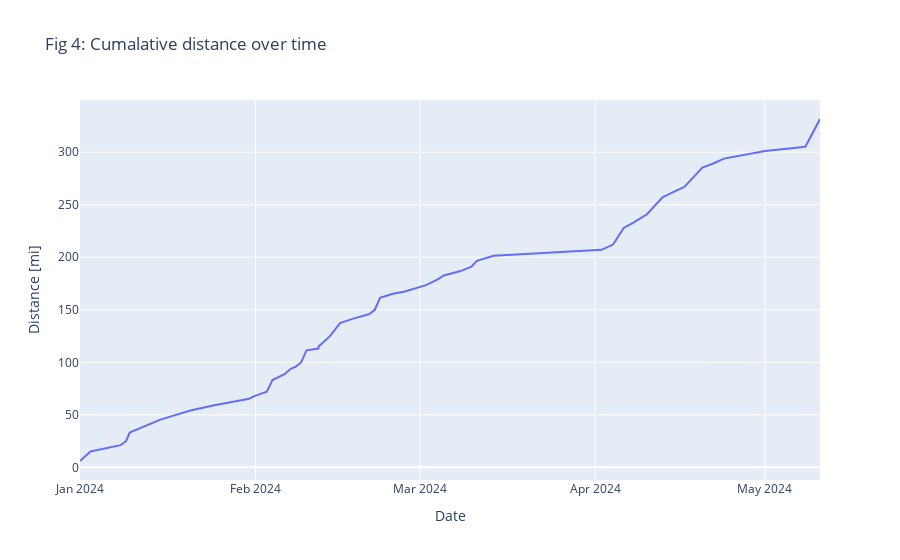

The notebook cell saved with this chart:
### Code cell
#Adjustments
df = df.sort_values(by='Date')
#create a new cumalative sum column
df['Cumsum Distance'] = df['Distance'].cumsum()

fig_4 = go.Figure()
# Add trace for average pace with size representing distance
fig_4.add_trace(go.Scatter(
    x=df['Date'], 
    y=df['Cumsum Distance'],
    mode='lines',
    name='Cumsum Distance',
    text=df['Cumsum Distance'].apply(lambda d: f"{round(d, 2)} total miles") + '<br>' + df['Date'].apply(lambda d: d.strftime('%m-%d-%Y')) + '<br>' ,
    hoverinfo='text',
))


fig_4.update_layout(
    title='Fig 4: Cumalative distance over time',
    xaxis_title='Date',
    yaxis_title='Distance [mi]',
    xaxis=dict(
        tickformat='%b %Y',
        tickmode='linear',
        tick0=df['Date'].min(),
        dtick="M1"# show tick labels for every month
    )
    )

fig_4.show()

### Figure 1 — Plotly figure (JSON) as saved in the notebook; plotly's stock layout.template omitted (floating-point values rounded to 4 significant figures)
{"data": [{"hoverinfo": "text", "mode": "lines", "name": "Cumsum Distance", "text": ["6.03 total miles<br>01-02-2024<br>", "15.08 total miles<br>01-04-2024<br>", "21.08 total miles<br>01-09-2024<br>", "25.08 total miles<br>01-10-2024<br>", "33.08 total miles<br>01-11-2024<br>", "45.43 total miles<br>01-16-2024<br>", "54.38 total miles<br>01-22-2024<br>", "59.17 total miles<br>01-26-2024<br>", "65.25 total miles<br>02-01-2024<br>", "67.84 total miles<br>02-02-2024<br>", "72.03 total miles<br>02-04-2024<br>", "83.15 total miles<br>02-05-2024<br>", "88.61 total miles<br>02-07-2024<br>", "93.85 total miles<br>02-08-2024<br>", "95.87 total miles<br>02-09-2024<br>", "99.87 total miles<br>02-10-2024<br>", "111.36 total miles<br>02-11-2024<br>", "113.09 total miles<br>02-13-2024<br>", "115.09 total miles<br>02-13-2024<br>", "120.09 total miles<br>02-14-2024<br>", "124.65 total miles<br>02-15-2024<br>", "137.3 total miles<br>02-17-2024<br>", "141.31 total miles<br>02-19-2024<br>", "146.01 total miles<br>02-22-2024<br>", "150.02 total miles<br>02-23-2024<br>", "161.35 total miles<br>02-24-2024<br>", "165.26 total miles<br>02-26-2024<br>", "167.12 total miles<br>02-28-2024<br>", "173.43 total miles<br>03-03-2024<br>", "178.63 total miles<br>03-05-2024<br>", "182.65 total miles<br>03-06-2024<br>", "186.85 total miles<br>03-09-2024<br>", "191.01 total miles<br>03-11-2024<br>", "196.54 total miles<br>03-12-2024<br>", "201.37 total miles<br>03-15-2024<br>", "207.04 total miles<br>04-03-2024<br>", "212.1 total miles<br>04-05-2024<br>", "227.91 total miles<br>04-07-2024<br>", "233.02 total miles<br>04-09-2024<br>", "240.97 total miles<br>04-11-2024<br>", "257.07 total miles<br>04-14-2024<br>", "261.99 total miles<br>04-16-2024<br>", "266.87 total miles<br>04-18-2024<br>", "285.41 total miles<br>04-21-2024<br>", "289.02 total miles<br>04-23-2024<br>", "293.92 total miles<br>04-25-2024<br>", "301.08 total miles<br>05-02-2024<br>", "305.19 total miles<br>05-09-2024<br>", "331.64 total miles<br>05-12-2024<br>"], "type": "scatter", "x": ["2024-01-02T13:47:02", "2024-01-04T10:13:59", "2024-01-09T17:12:00", "2024-01-10T17:10:30", "2024-01-11T08:32:24", "2024-01-16T18:10:23", "2024-01-22T05:53:57", "2024-01-26T07:10:24", "2024-02-01T10:27:31", "2024-02-02T08:40:45", "2024-02-04T13:34:21", "2024-02-05T13:42:59", "2024-02-07T16:45:19", "2024-02-08T19:21:49", "2024-02-09T16:40:29", "2024-02-10T15:01:15", "2024-02-11T14:10:29", "2024-02-13T16:18:35", "2024-02-13T17:17:00", "2024-02-14T17:14:36", "2024-02-15T16:15:37", "2024-02-17T12:19:41", "2024-02-19T16:26:36", "2024-02-22T16:28:19", "2024-02-23T15:24:44", "2024-02-24T13:40:09", "2024-02-26T19:59:40", "2024-02-28T19:35:52", "2024-03-03T16:33:29", "2024-03-05T16:45:59", "2024-03-06T19:56:21", "2024-03-09T18:43:40", "2024-03-11T17:17:27", "2024-03-12T16:19:48", "2024-03-15T15:17:14", "2024-04-03T16:20:58", "2024-04-05T17:30:25", "2024-04-07T14:42:42", "2024-04-09T07:58:14", "2024-04-11T17:15:03", "2024-04-14T11:18:07", "2024-04-16T07:54:45", "2024-04-18T07:57:40", "2024-04-21T12:11:30", "2024-04-23T07:59:14", "2024-04-25T07:55:01", "2024-05-02T14:24:41", "2024-05-09T16:49:20", "2024-05-12T07:00:04"], "y": [6.03, 15.08, 21.08, 25.08, 33.08, 45.43, 54.38, 59.17, 65.25, 67.84, 72.03, 83.15, 88.61, 93.85, 95.87, 99.87, 111.4, 113.1, 115.1, 120.1, 124.6, 137.3, 141.3, 146.0, 150.0, 161.3, 165.3, 167.1, 173.4, 178.6, 182.6, 186.8, 191.0, 196.5, 201.4, 207.0, 212.1, 227.9, 233.0, 241.0, 257.1, 262.0, 266.9, 285.4, 289.0, 293.9, 301.1, 305.2, 331.6]}], "layout": {"title": {"text": "Fig 4: Cumalative distance over time"}, "xaxis": {"dtick": "M1", "tick0": "2024-01-02T13:47:02", "tickformat": "%b %Y", "tickmode": "linear", "title": {"text": "Date"}}, "yaxis": {"title": {"text": "Distance [mi]"}}}}
